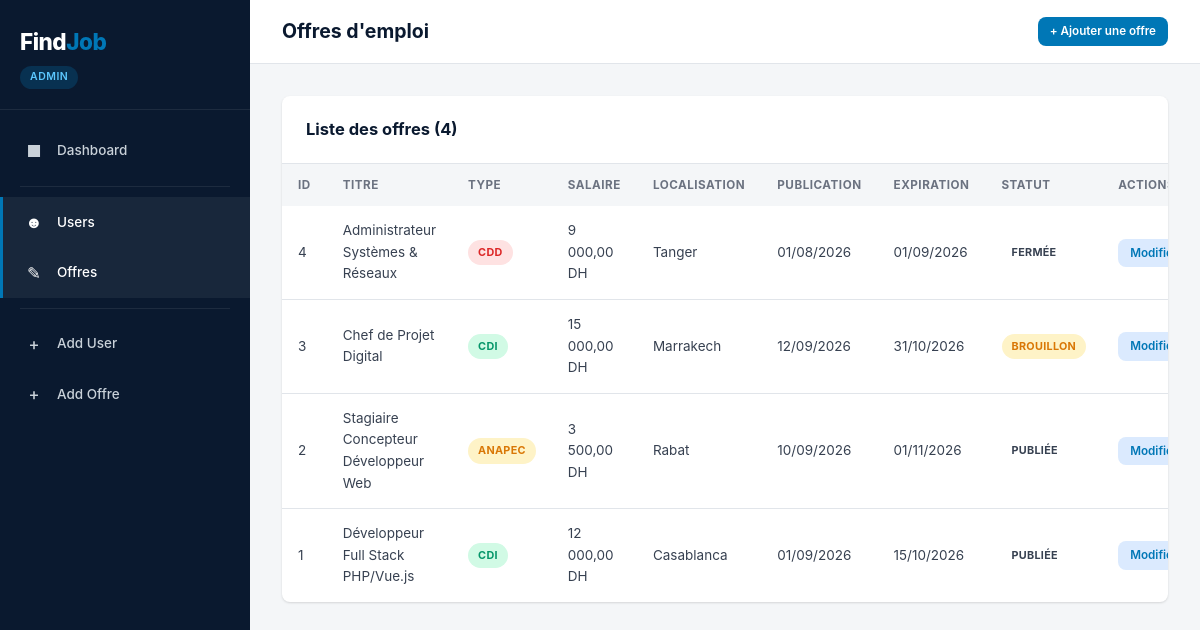
/offres/index.php, run on the app's committed database.
### tables this page shows
CREATE TABLE offres (
    id_offre INT AUTO_INCREMENT PRIMARY KEY,
    id_user INT NOT NULL,
    titre VARCHAR(255) NOT NULL,
    description TEXT NOT NULL,
    salaire DECIMAL(10, 2),
    type_contrat ENUM('CDI', 'Anapec', 'CDD') NOT NULL,
    localisation VARCHAR(255) NOT NULL,
    date_creation DATETIME NOT NULL DEFAULT CURRENT_TIMESTAMP,
    date_publication DATETIME,
    date_expiration DATETIME,
    statut_offre ENUM('Brouillon', 'Publiée', 'Fermée') NOT NULL DEFAULT 'Publiée',
    CONSTRAINT fk_offre_user
        FOREIGN KEY (id_user)
        REFERENCES users(id_user)
        ON DELETE CASCADE
        ON UPDATE CASCADE
);

### offres/index.php (the view, shortened to what this page needs)
<?php
$current_page = 'offres';
$base = '..';
require_once __DIR__ . '/../config/database.php';
$offres = $pdo->query("SELECT o.*, u.nom, u.prenom FROM offres o LEFT JOIN users u ON o.id_user = u.id_user ORDER BY o.id_offre DESC")->fetchAll();
require_once __DIR__ . '/../includes/header.php';
require_once __DIR__ . '/../includes/sidebar.php';
?>
<div class="main-content">
    <header class="top-header">
        <h1>Offres d'emploi</h1>
        <div class="header-right">
            <a href="create.php" class="btn btn-primary btn-sm">+ Ajouter une offre</a>
        </div>
    </header>
    <div class="page-content">
        <div class="content-card">
            <div class="content-card-header">
                <h2>Liste des offres (<?php echo count($offres); ?>)</h2>
            </div>
            <div class="table-wrapper">
                <table>
                    <thead>
                        <tr>
                            <th>ID</th>
                            <th>Titre</th>
                            <th>Type</th>
                            <th>Salaire</th>
                            <th>Localisation</th>
                            <th>Publication</th>
                            <th>Expiration</th>
                            <th>Statut</th>
                            <th>Actions</th>
                        </tr>
                    </thead>
                    <tbody>
                        <?php if (count($offres) > 0): ?>
                        <?php foreach ($offres as $offre): ?>
                        <tr>
                            <td><?php echo $offre['id_offre']; ?></td>
                            <td><?php echo htmlspecialchars($offre['titre']); ?></td>
                            <td><span class="badge badge-<?php echo strtolower($offre['type_contrat']); ?>"><?php echo $offre['type_contrat']; ?></span></td>
                            <td><?php echo $offre['salaire'] ? number_format($offre['salaire'], 2, ',', ' ') . ' DH' : '-'; ?></td>
                            <td><?php echo htmlspecialchars($offre['localisation']); ?></td>
                            <td><?php echo $offre['date_publication'] ? date('d/m/Y', strtotime($offre['date_publication'])) : '-'; ?></td>
                            <td><?php echo $offre['date_expiration'] ? date('d/m/Y', strtotime($offre['date_expiration'])) : '-'; ?></td>
                            <td>
                                <span class="badge badge-<?php echo strtolower($offre['statut_offre']); ?>">
                                    <?php echo $offre['statut_offre']; ?>
                                </span>
                            </td>
                            <td>
                                <div class="actions-cell">
                                    <a href="edit.php?id_offre=<?php echo $offre['id_offre']; ?>" class="btn btn-edit btn-sm">Modifier</a>
                                </div>
                            </td>
                        </tr>
                        <?php endforeach; ?>
                        <?php endif; ?>
                    </tbody>
                </table>
            </div>
        </div>
    </div>
</div>
<?php require_once __DIR__ . '/../includes/footer.php'; ?>

### includes/header.php (shortened to what this page needs)
<!DOCTYPE html>
<html lang="fr">
<head>
    <link rel="stylesheet" href="<?php echo $base; ?>/assets/css/style.css">
</head>
<body>

### includes/sidebar.php (shortened to what this page needs)
<aside class="sidebar" id="sidebar">
    <div class="sidebar-header">
        <div class="logo">Find<span>Job</span></div>
        <div class="role-badge">Admin</div>
    </div>
    <nav class="sidebar-nav">
        <ul>
            <li>
                <a href="<?php echo $base; ?>/dashboard.php" class="<?php echo $current_page === 'dashboard' ? 'active' : ''; ?>">
                    <span class="icon">&#9632;</span> Dashboard
                </a>
            </li>
            <div class="nav-divider"></div>
            <li>
                <a href="<?php echo $base; ?>/users/index.php" class="<?php echo $current_page === 'users' ? 'active' : ''; ?>">
                    <span class="icon">&#9787;</span> Users
                </a>
            </li>
            <li>
                <a href="<?php echo $base; ?>/offres/index.php" class="<?php echo $current_page === 'offres' ? 'active' : ''; ?>">
                    <span class="icon">&#9998;</span> Offres
                </a>
            </li>
            <div class="nav-divider"></div>
            <li>
                <a href="<?php echo $base; ?>/users/create.php" class="<?php echo $current_page === 'add-user' ? 'active' : ''; ?>">
                    <span class="icon">+</span> Add User
                </a>
            </li>
            <li>
                <a href="<?php echo $base; ?>/offres/create.php" class="<?php echo $current_page === 'add-offre' ? 'active' : ''; ?>">
                    <span class="icon">+</span> Add Offre
                </a>
            </li>
        </ul>
    </nav>
</aside>

### includes/footer.php (shortened to what this page needs)
</body>
</html>

### assets/css/style.css (style rules this page uses)
*, *::before, *::after { margin: 0; padding: 0; box-sizing: border-box; }
:root { --navy: #0a192f; --navy-light: #112240; --blue: #0077b6; --blue-hover: #005f8a; --blue-light: #e8f4f8; --white: #ffffff; --gray-100: #f4f6f8; --gray-200: #e1e5ea; --gray-300: #c9d1d9; --gray-500: #6b7280; --gray-700: #374151; --green: #10b981; --orange: #f59e0b; --red: #ef4444; --radius: 8px; --shadow: 0 1px 3px rgba(0,0,0,0.08), 0 1px 2px rgba(0,0,0,0.06); --shadow-md: 0 4px 6px rgba(0,0,0,0.07), 0 2px 4px rgba(0,0,0,0.06); --transition: 0.2s ease; }
html { font-size: 15px; }
body { font-family: -apple-system, BlinkMacSystemFont, "Segoe UI", Roboto, "Helvetica Neue", Arial, sans-serif; background: var(--gray-100); color: var(--gray-700); line-height: 1.6; min-height: 100vh; }
a { text-decoration: none; color: var(--blue); }
.sidebar { width: 250px; background: var(--navy); color: var(--white); display: flex; flex-direction: column; position: fixed; top: 0; left: 0; bottom: 0; z-index: 1000; transition: transform 0.3s ease; }
.sidebar-header { padding: 24px 20px 20px; border-bottom: 1px solid rgba(255,255,255,0.08); }
.sidebar-header .logo { font-size: 1.5rem; font-weight: 800; letter-spacing: -0.5px; }
.sidebar-header .logo span { color: var(--blue); }
.sidebar-header .role-badge { display: inline-block; margin-top: 6px; padding: 3px 10px; background: rgba(0,119,182,0.25); color: #5cc8ff; border-radius: 20px; font-size: 0.7rem; font-weight: 600; text-transform: uppercase; letter-spacing: 0.5px; }
.sidebar-nav { flex: 1; padding: 16px 0; overflow-y: auto; }
.sidebar-nav ul { list-style: none; }
.sidebar-nav ul li a { display: flex; align-items: center; gap: 12px; padding: 12px 20px; color: var(--gray-300); font-size: 0.9rem; font-weight: 500; transition: all var(--transition); border-left: 3px solid transparent; }
.sidebar-nav ul li a:hover, .sidebar-nav ul li a.active { background: rgba(255,255,255,0.06); color: var(--white); border-left-color: var(--blue); }
.sidebar-nav ul li a .icon { font-size: 1.1rem; width: 22px; text-align: center; }
.sidebar-nav .nav-divider { height: 1px; background: rgba(255,255,255,0.08); margin: 10px 20px; }
.main-content { flex: 1; margin-left: 250px; display: flex; flex-direction: column; min-height: 100vh; }
.top-header { background: var(--white); border-bottom: 1px solid var(--gray-200); padding: 16px 32px; display: flex; align-items: center; justify-content: space-between; position: sticky; top: 0; z-index: 500; }
.top-header h1 { font-size: 1.3rem; font-weight: 700; color: var(--navy); }
.header-right { display: flex; align-items: center; gap: 12px; font-size: 0.85rem; color: var(--gray-500); }
.page-content { padding: 32px; flex: 1; }
.content-card { background: var(--white); border-radius: var(--radius); box-shadow: var(--shadow); overflow: hidden; }
.content-card-header { padding: 20px 24px; border-bottom: 1px solid var(--gray-200); display: flex; align-items: center; justify-content: space-between; flex-wrap: wrap; gap: 12px; }
.content-card-header h2 { font-size: 1.1rem; font-weight: 700; color: var(--navy); }
.btn { display: inline-flex; align-items: center; gap: 6px; padding: 9px 18px; border-radius: var(--radius); font-size: 0.85rem; font-weight: 600; border: none; cursor: pointer; transition: all var(--transition); text-decoration: none; line-height: 1.4; }
.btn-primary { background: var(--blue); color: var(--white); }
.btn-sm { padding: 6px 12px; font-size: 0.78rem; }
.btn-edit { background: #dbeafe; color: var(--blue); }
.table-wrapper { overflow-x: auto; }
table { width: 100%; border-collapse: collapse; }
thead th { background: var(--gray-100); padding: 12px 16px; text-align: left; font-size: 0.78rem; font-weight: 700; color: var(--gray-500); text-transform: uppercase; letter-spacing: 0.5px; white-space: nowrap; }
tbody td { padding: 14px 16px; border-bottom: 1px solid var(--gray-200); font-size: 0.9rem; color: var(--gray-700); vertical-align: middle; }
tbody tr:last-child td { border-bottom: none; }
.actions-cell { display: flex; gap: 8px; flex-wrap: nowrap; }
.badge { display: inline-block; padding: 4px 10px; border-radius: 20px; font-size: 0.72rem; font-weight: 700; text-transform: uppercase; letter-spacing: 0.3px; }
.badge-cdi { background: #d1fae5; color: #059669; }
.badge-anapec { background: #fef3c7; color: #d97706; }
.badge-cdd { background: #fee2e2; color: #dc2626; }
.badge-brouillon { background: #fef3c7; color: #d97706; }

### data on the page
offres: id_offre "4", titre "Administrateur Systèmes & Réseaux", type_contrat "CDD", salaire "9 000,00", localisation "Tanger", date_publication "01/08/2026", date_expiration "01/09/2026", statut_offre "FERMÉE"
offres: id_offre "3", titre "Chef de Projet Digital", type_contrat "CDI", salaire "15 000,00", localisation "Marrakech", date_publication "12/09/2026", date_expiration "31/10/2026", statut_offre "BROUILLON"
offres: id_offre "2", titre "Stagiaire Concepteur Développeur Web", type_contrat "ANAPEC", salaire "3 500,00", localisation "Rabat", date_publication "10/09/2026", date_expiration "01/11/2026", statut_offre "PUBLIÉE"
offres: id_offre "1", titre "Développeur Full Stack PHP/Vue.js", type_contrat "CDI", salaire "12 000,00", localisation "Casablanca", date_publication "01/09/2026", date_expiration "15/10/2026", statut_offre "PUBLIÉE"

### other printed values
count($offres) "4"
